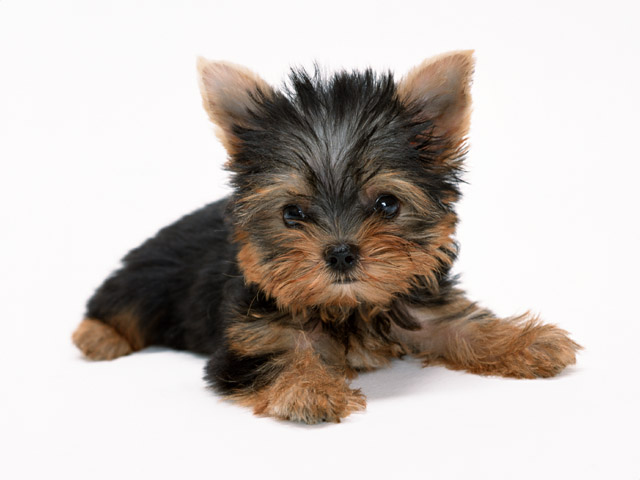
#> input picture part2/img/dog.jpg, 640 x 480 px
$ python task3.py
#> lines starting #> are read from the running program, lines starting #| are printed output that depends on the picture; after the words box and inside, x2 and y2 are one past the last pixel; in counts of white or black regions, pixels touching at a corner belong together
import cv2
import numpy as np
dogImage = cv2.imread('img/dog.jpg', 0)
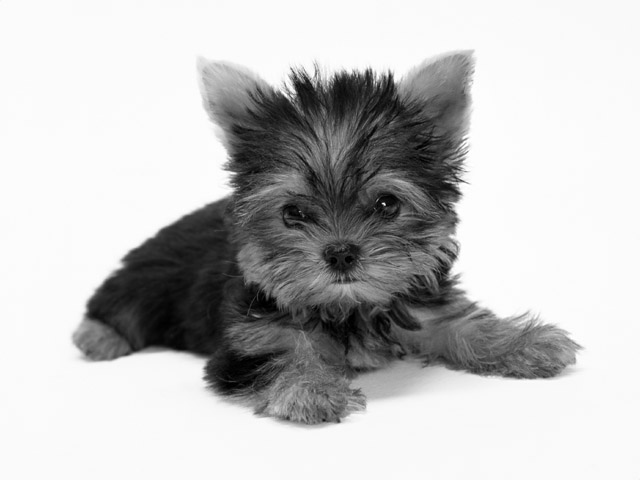
#> dogImage: shape (480, 640); min 0, max 255, mean 192.5

value = 150

dogCopyImage = dogImage.copy()

dogCopyImage[dogImage < value] = 0
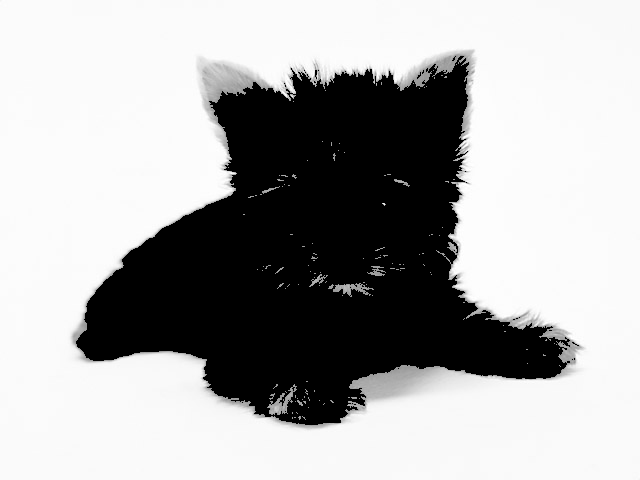
#> dogCopyImage: shape (480, 640); min 0, max 255, mean 170.3
dogCopyImage[dogImage >= value] = 255
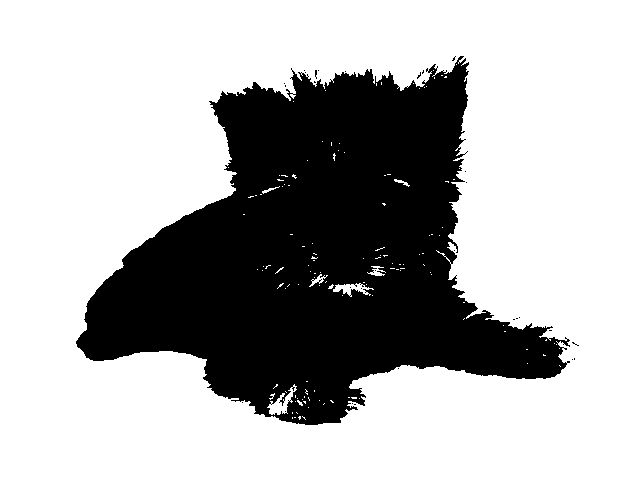
#> dogCopyImage: shape (480, 640); 69.1% white; 30 black regions (29 under 20 px), largest, box (x1, y1, x2, y2) and area: (76, 56, 570, 425) 94791

toThreshold = cv2.threshold(dogImage, 200, 255, cv2.THRESH_BINARY)[1]
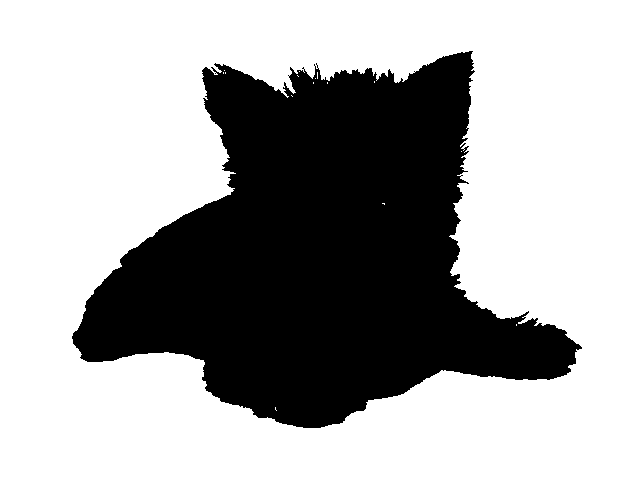
#> toThreshold: shape (480, 640); 66.1% white; 1 black region, box (x1, y1, x2, y2) and area: (72, 51, 582, 428) 104270

element4 = np.array([[0, 1, 0], [1, 1, 1], [0, 1, 0]], np.uint8)
element8 = np.array([[1, 1, 1], [1, 1, 1], [1, 1, 1]], np.uint8)

toErode = cv2.erode(toThreshold, element4, iterations = 2)
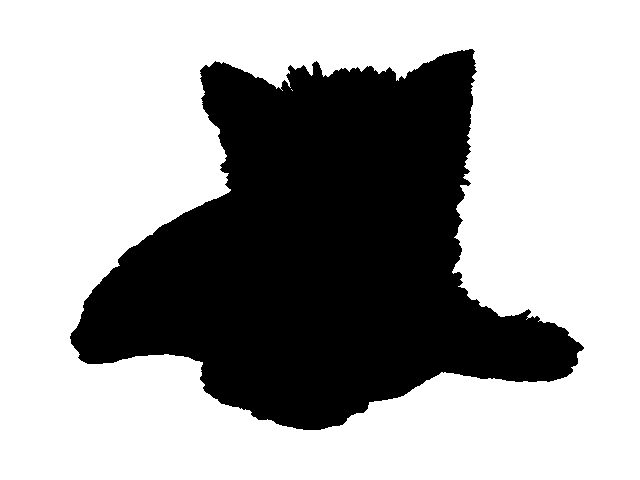
#> toErode: shape (480, 640); 64.8% white; 1 black region, box (x1, y1, x2, y2) and area: (70, 49, 584, 430) 108094
# toDilate = cv2.dilate(toThreshold, element8, iterations = 2)


toDilate = cv2.dilate(toErode, element4, iterations = 1)
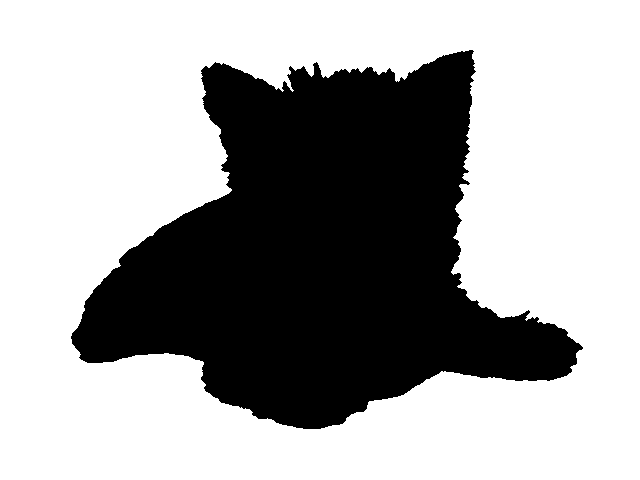
#> toDilate: shape (480, 640); 65.4% white; 1 black region, box (x1, y1, x2, y2) and area: (71, 50, 583, 429) 106408
# toErode = cv2.erode(toDilate, element8, iterations = 1)

cv2.imwrite('img/answer_3.jpg', toDilate)

# ここでは、Sobelフィルタを使ってエッジを検出し、convertScaleAbsでコントラストを上げることで
# エッジを強調している。さらに、膨張処理または収縮処理を行うことで犬全体の輪郭を切り抜くような処理をおこなっている。
# ここでは犬を綺麗に形どるために精密な切り取りを行うために第四近傍を用いる。
# 今回では、n=2としている。iterationsで繰り返しおこなう回数を設定することができる。
# また綺麗に形どるために、膨張処理を行った後に収縮処理を行うことで、犬の輪郭を切り抜いている。
